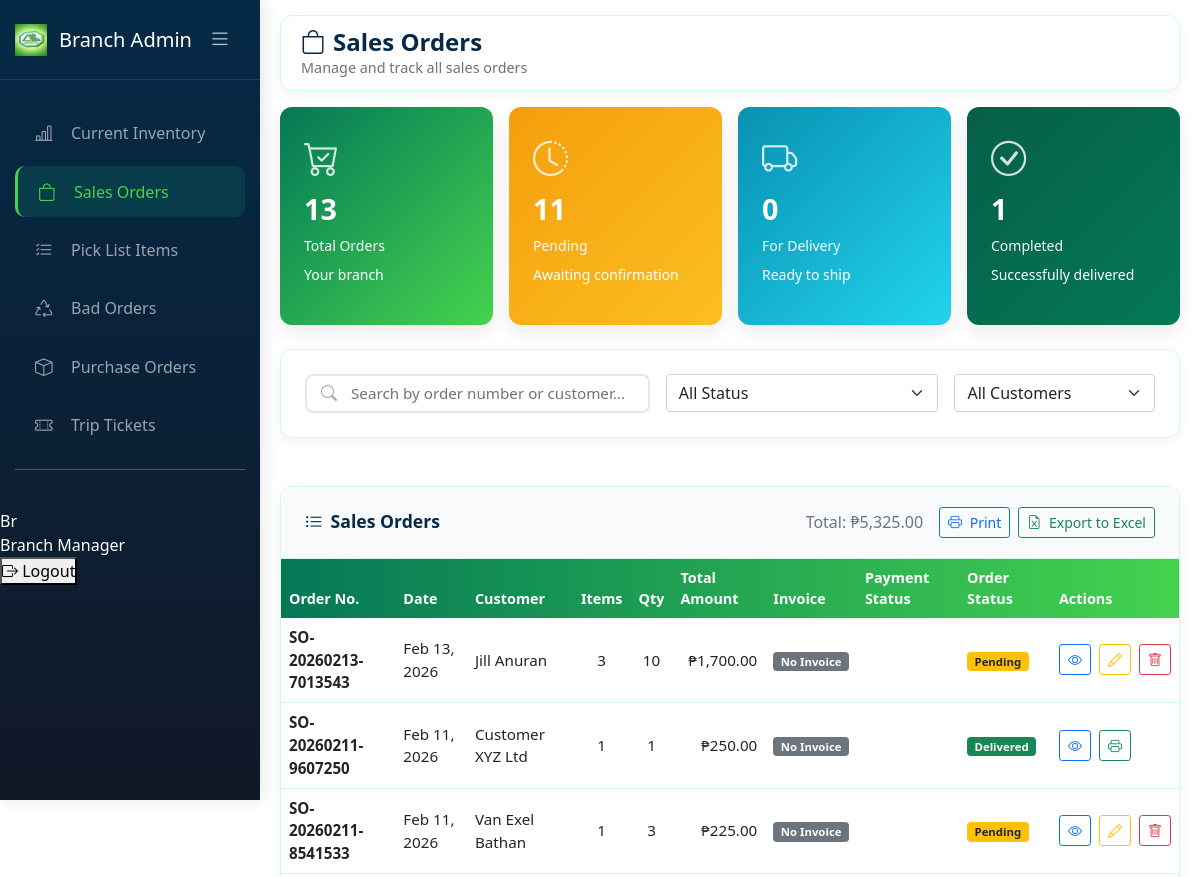
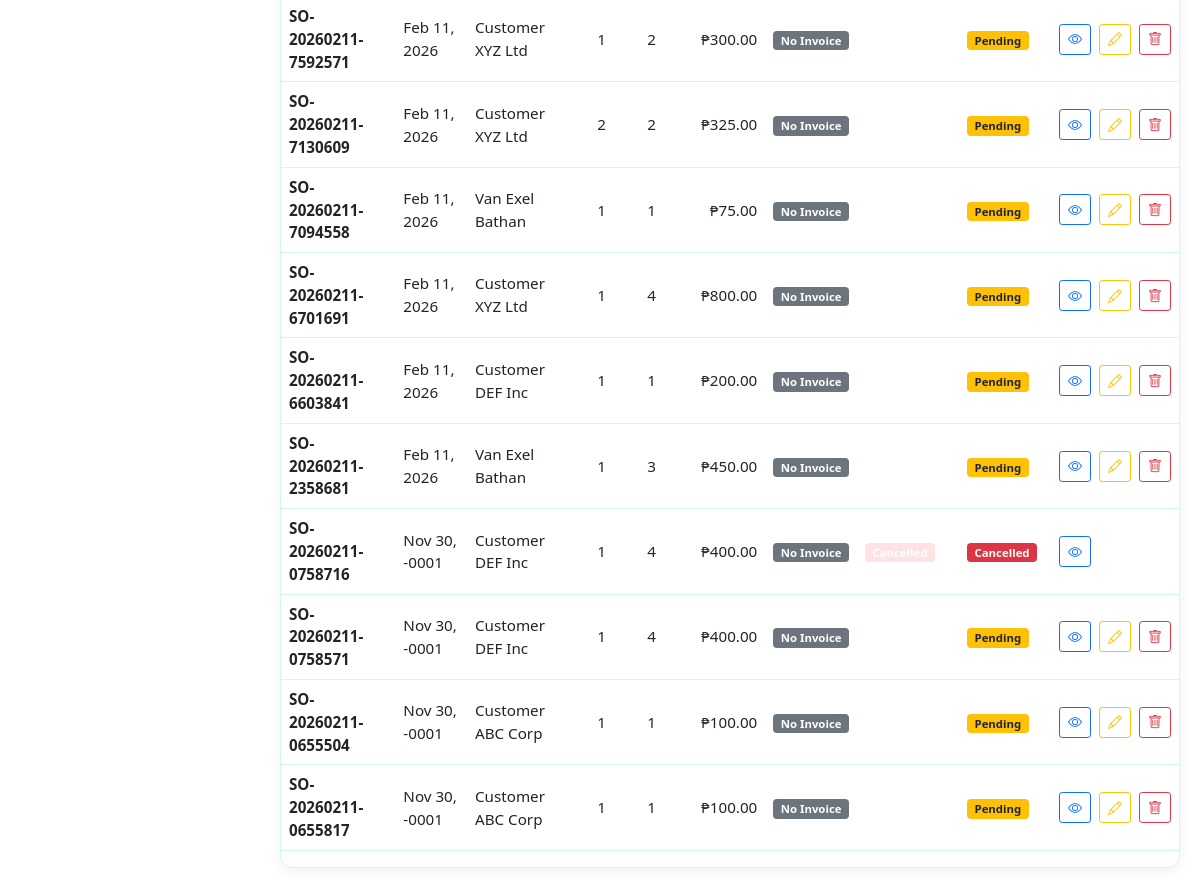
Before: /BranchAdmin/sales_order.php (signed in) with the older database file (2 pictures, top to bottom).
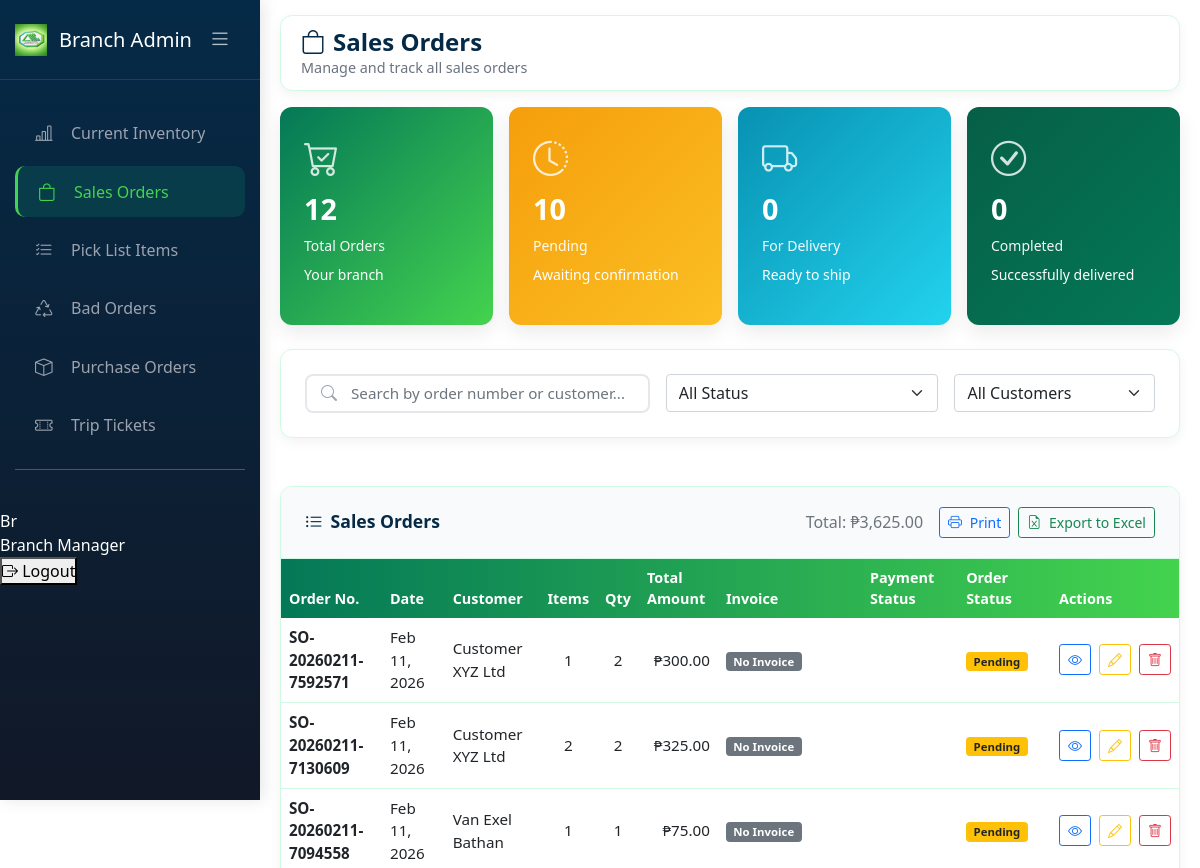
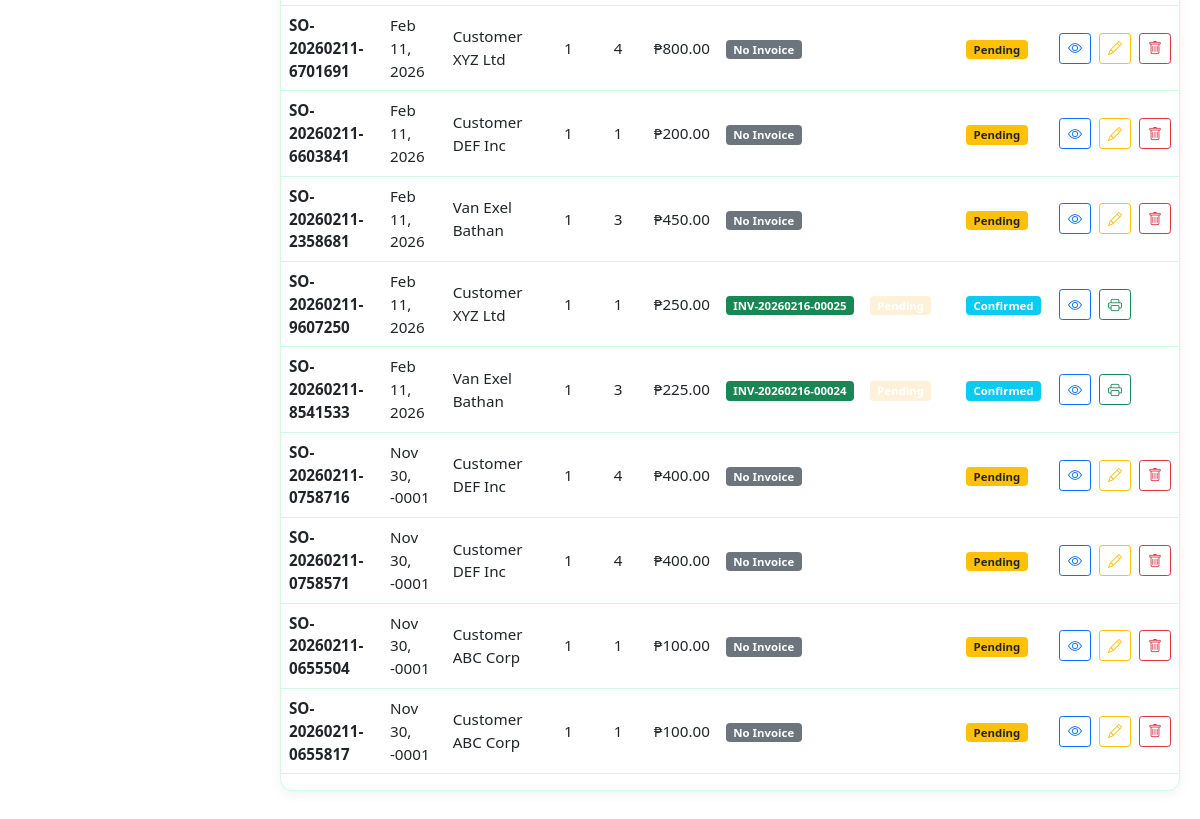
After: the same page with the newer database file (2 pictures, top to bottom).
### tables this page shows
CREATE TABLE `sales_orders` (
  `so_id` int(11) NOT NULL,
  `so_number` varchar(50) NOT NULL,
  `customer_id` int(11) NOT NULL,
  `branch_id` int(11) DEFAULT NULL,
  `order_date` datetime NOT NULL,
  `delivery_date` date DEFAULT NULL,
  `total_amount` decimal(12,2) NOT NULL,
  `order_status` enum('pending','confirmed','processing','ready','delivered','cancelled') DEFAULT 'pending',
  `created_by` int(11) NOT NULL,
  `created_at` timestamp NOT NULL DEFAULT current_timestamp(),
  `updated_at` timestamp NOT NULL DEFAULT current_timestamp() ON UPDATE current_timestamp()
);

CREATE TABLE `customers` (
  `customer_id` int(11) NOT NULL,
  `customer_name` varchar(100) NOT NULL,
  `customer_code` varchar(50) NOT NULL,
  `contact_person` varchar(100) DEFAULT NULL,
  `email` varchar(100) DEFAULT NULL,
  `phone_number` varchar(20) DEFAULT NULL,
  `address` varchar(255) DEFAULT NULL,
  `city` varchar(50) DEFAULT NULL,
  `longitude` decimal(10,6) DEFAULT NULL,
  `latitude` decimal(10,8) DEFAULT NULL,
  `credit_limit` decimal(12,2) DEFAULT 0.00,
  `credit_used` decimal(12,2) DEFAULT 0.00,
  `status` enum('active','inactive','suspended') DEFAULT 'active',
  `created_at` timestamp NOT NULL DEFAULT current_timestamp(),
  `updated_at` timestamp NOT NULL DEFAULT current_timestamp() ON UPDATE current_timestamp(),
  `branch_id` int(11) DEFAULT NULL
);

### BranchAdmin/sales_order.php (the view, shortened to what the changed rows need)
<?php
require_once '../config/database.php';
$branch_id = $_SESSION['branch_id'] ?? 0;
$view_all_branches = $_SESSION['view_all_branches'] ?? false;
$so_branch_column_exists = false;
$check_column = $conn->query("SHOW COLUMNS FROM sales_orders LIKE 'branch_id'");
if ($check_column && $check_column->num_rows > 0) {
    $so_branch_column_exists = true;
}
$invoice_so_column_exists = false;
$check_invoice_column = $conn->query("SHOW COLUMNS FROM invoices LIKE 'so_id'");
if ($check_invoice_column && $check_invoice_column->num_rows > 0) {
    $invoice_so_column_exists = true;
}
$branch_condition = "";
if ($so_branch_column_exists && !$view_all_branches) {
    $branch_condition = "AND so.branch_id = $branch_id";
}
$sales_query = "
    SELECT
        so.so_id,
        so.so_number,
        so.order_date,
        so.total_amount,
        so.order_status,
        so.branch_id,
        c.customer_name,
        c.customer_id,
        b.branch_name,
        COUNT(soi.so_item_id) as total_items,
        SUM(soi.quantity_ordered) as total_quantity,
        " . ($invoice_so_column_exists ? "inv.invoice_number, inv.status as invoice_status" : "NULL as invoice_number, NULL as invoice_status") . "
    FROM sales_orders so
    JOIN customers c ON so.customer_id = c.customer_id
    LEFT JOIN branches b ON so.branch_id = b.branch_id
    LEFT JOIN sales_order_items soi ON so.so_id = soi.so_id
    " . ($invoice_so_column_exists ? "LEFT JOIN invoices inv ON so.so_id = inv.so_id" : "") . "
    WHERE 1=1
    $branch_condition
    GROUP BY so.so_id
    ORDER BY so.order_date DESC, so.so_id DESC
";
$sales_result = $conn->query($sales_query);
$sales_orders = $sales_result->fetch_all(MYSQLI_ASSOC);
$total_orders = count($sales_orders);
$pending_orders = count(array_filter($sales_orders, fn($so) => $so['order_status'] === 'pending'));
$delivered_orders = count(array_filter($sales_orders, fn($so) => $so['order_status'] === 'delivered'));
$statTotalOrders = $total_orders;
$statPendingOrders = $pending_orders;
$statCompletedOrders = $delivered_orders;
function getOrderStatusBadge($status) {
    return match($status) {
        'pending' => 'badge bg-warning text-dark',
        'confirmed' => 'badge bg-info text-white',
        'processing' => 'badge bg-primary text-white',
        'ready' => 'badge bg-info text-white',
        'delivered' => 'badge bg-success text-white',
        'cancelled' => 'badge bg-danger text-white',
        default => 'badge bg-secondary text-white'
    };
}
function getOrderStatusText($status) {
    return match($status) {
        'pending' => 'Pending',
        'confirmed' => 'Confirmed',
        'processing' => 'Processing',
        'ready' => 'For Delivery',
        'delivered' => 'Delivered',
        'cancelled' => 'Cancelled',
        default => ucfirst($status)
    };
}
function getPaymentStatus($order_status, $invoice_status = null) {
    if ($order_status === 'cancelled') return ['status' => 'Cancelled', 'class' => 'badge-danger'];
    if ($invoice_status) {
        return match($invoice_status) {
            'paid' => ['status' => 'Paid', 'class' => 'badge-success'],
            'pending' => ['status' => 'Pending', 'class' => 'badge-warning'],
            'cancelled' => ['status' => 'Cancelled', 'class' => 'badge-danger'],
            default => ['status' => 'Pending', 'class' => 'badge-warning']
        };
    }
    return ['status' => 'No Invoice', 'class' => 'badge-secondary'];
}
function formatDate($dateStr) {
    $date = new DateTime($dateStr);
    return $date->format('M d, Y');
}
?>
<!DOCTYPE html>
<html lang="en">
<head>
    <link rel="stylesheet" href="../css/current_inventory.css">
    <link href="https://cdn.jsdelivr.net/npm/bootstrap@5.1.3/dist/css/bootstrap.min.css" rel="stylesheet">
    <link rel="stylesheet" href="https://cdn.jsdelivr.net/npm/bootstrap-icons@1.8.1/font/bootstrap-icons.css">
    <link href="https://cdn.jsdelivr.net/npm/sweetalert2@11/dist/sweetalert2.min.css" rel="stylesheet">
</head>
<body>
    <div id="appPage">
        <div class="main-content" id="mainContent">
            <div id="dashboardContent" class="page-content active" data-print-date="<?php echo date('F d, Y H:i:s'); ?>">
                <div class="navbar-top">
                    <div class="page-title">
                        <h2><i class="bi bi-bag me-2"></i>Sales Orders</h2>
                    </div>
                </div>
                <div class="row g-3 mb-4">
                    <div class="col-md-3">
                        <div class="stat-card total">
                            <i class="bi bi-cart-check stat-icon"></i>
                            <div class="stat-value"><?= $statTotalOrders ?></div>
                            <div class="stat-label">Total Orders</div>
                            <small class="d-block mt-2">
                                <?php if ($so_branch_column_exists && !$view_all_branches): ?>
                                    Your branch
                                <?php else: ?>
                                    All time sales orders
                                <?php endif; ?>
                            </small>
                        </div>
                    </div>
                    <div class="col-md-3">
                        <div class="stat-card pending">
                            <i class="bi bi-clock-history stat-icon"></i>
                            <div class="stat-value"><?= $statPendingOrders ?></div>
                            <div class="stat-label">Pending</div>
                            <small class="d-block mt-2">Awaiting confirmation</small>
                        </div>
                    </div>
                    <div class="col-md-3">
                        <div class="stat-card complete">
                            <i class="bi bi-check-circle stat-icon"></i>
                            <div class="stat-value"><?= $statCompletedOrders ?></div>
                            <div class="stat-label">Completed</div>
                            <small class="d-block mt-2">Successfully delivered</small>
                        </div>
                    </div>
                </div>
                <div class="data-table">
                    <div class="table-header d-flex justify-content-between align-items-center">
                        <div class="d-flex gap-2 align-items-center">
                            <span class="text-muted me-2">Total: ₱<?= number_format(array_sum(array_column($sales_orders, 'total_amount')), 2) ?></span>
                            <button class="btn btn-sm btn-outline-primary" onclick="printReport()">
                                <i class="bi bi-printer me-1"></i> Print
                            </button>
                            <button class="btn btn-sm btn-outline-success" onclick="exportToExcel()">
                                <i class="bi bi-file-earmark-excel me-1"></i> Export to Excel
                            </button>
                        </div>
                    </div>
                    <div class="table-responsive">
                        <table class="table custom-table" id="salesOrdersTable">
                            <thead>
                                <tr>
                                    <th>Order No.</th>
                                    <th>Date</th>
                                    <th>Customer</th>
                                    <th>Items</th>
                                    <th>Qty</th>
                                    <th>Total Amount</th>
                                    <th>Invoice</th>
                                    <th>Payment Status</th>
                                    <th>Order Status</th>
                                    <th>Actions</th>
                                </tr>
                            </thead>
                            <tbody id="salesOrdersTableBody">
                                <?php if (empty($sales_orders)): ?>
                                <tr>
                                    <td colspan="<?= ($so_branch_column_exists && $view_all_branches) ? '11' : '10' ?>" class="text-center py-4">
                                        <i class="bi bi-inbox fs-1 d-block text-muted mb-2"></i>
                                        <p class="text-muted mb-0">No sales orders found</p>
                                    </td>
                                </tr>
                                <?php else: ?>
                                    <?php foreach ($sales_orders as $order):
                                        $payment = getPaymentStatus($order['order_status'], $order['invoice_status'] ?? null);
                                    ?>
                                    <tr class="sales-order-row"
                                        data-id="<?= $order['so_id'] ?>"
                                        data-order-number="<?= htmlspecialchars($order['so_number']) ?>"
                                        data-customer="<?= htmlspecialchars($order['customer_name']) ?>"
                                        data-status="<?= $order['order_status'] ?>"
                                        data-date="<?= $order['order_date'] ?>"
                                        data-amount="<?= $order['total_amount'] ?>"
                                        data-items="<?= $order['total_items'] ?? 0 ?>"
                                        data-qty="<?= $order['total_quantity'] ?? 0 ?>"
                                        data-invoice="<?= htmlspecialchars($order['invoice_number'] ?? '') ?>"
                                        data-invoice-status="<?= $order['invoice_status'] ?? '' ?>">
                                        <td><strong><?= htmlspecialchars($order['so_number']) ?></strong></td>
                                        <td><?= formatDate($order['order_date']) ?></td>
                                        <td><?= htmlspecialchars($order['customer_name']) ?></td>
                                        <td class="text-center"><?= $order['total_items'] ?? 0 ?></td>
                                        <td class="text-center"><?= $order['total_quantity'] ?? 0 ?></td>
                                        <td class="text-end">₱<?= number_format($order['total_amount'] ?? 0, 2) ?></td>
                                        <td>
                                            <?php if ($order['invoice_number']): ?>
                                                <span class="badge bg-success"><?= htmlspecialchars($order['invoice_number']) ?></span>
                                            <?php else: ?>
                                                <span class="badge bg-secondary">No Invoice</span>
                                            <?php endif; ?>
                                        </td>
                                        <td>
                                            <span class="badge <?= $payment['class'] ?>"><?= $payment['status'] ?></span>
                                        </td>
                                        <td>
                                            <span class="<?= getOrderStatusBadge($order['order_status']) ?>">
                                                <?= getOrderStatusText($order['order_status']) ?>
                                            </span>
                                        </td>
                                        <td>
                                            <div class="action-buttons">
                                                <button class="btn btn-sm btn-outline-primary" onclick="viewOrder(<?= $order['so_id'] ?>)" title="View">
                                                    <i class="bi bi-eye"></i>
                                                </button>
                                                <?php if ($order['order_status'] == 'pending'): ?>
                                                    <button class="btn btn-sm btn-outline-warning" onclick="editOrder(<?= $order['so_id'] ?>)" title="Edit">
                                                        <i class="bi bi-pencil"></i>
                                                    </button>
                                                <?php elseif (in_array($order['order_status'], ['confirmed', 'processing', 'ready', 'delivered'])): ?>
                                                    <button class="btn btn-sm btn-outline-success" onclick="printOrder(<?= $order['so_id'] ?>)" title="Print Order">
                                                        <i class="bi bi-printer"></i>
                                                    </button>
                                                <?php endif; ?>
                                                <?php if ($order['order_status'] == 'pending'): ?>
                                                    <button class="btn btn-sm btn-outline-danger" onclick="deleteOrder(<?= $order['so_id'] ?>)" title="Delete">
                                                        <i class="bi bi-trash"></i>
                                                    </button>
                                                <?php endif; ?>
                                            </div>
                                        </td>
                                    </tr>
                                    <?php endforeach; ?>
                                <?php endif; ?>
                            </tbody>
                        </table>
                    </div>
                </div>
            </div>
        </div>
    </div>
</body>
</html>

Changed rows visible on the page:
removed sales_orders: so_number "SO-20260213-7013543", order_date "Feb 13, 2026", customer.customer_name "Jill Anuran", total_items "3", total_quantity "10", total_amount "1,700.00", shows "No Invoice", order_status "Pending"
changed sales_orders "SO-20260211-9607250": invoice_number (not shown) → "INV-20260216-00025"; order_status "Delivered" → "Confirmed"; no longer shows "No Invoice"; moves down the list
changed sales_orders "SO-20260211-8541533": invoice_number (not shown) → "INV-20260216-00024"; order_status "Pending" → "Confirmed"; no longer shows "No Invoice"; moves down the list
changed sales_orders "SO-20260211-0758716": order_status "Cancelled" → "Pending"; status "Cancelled" → (not shown)
Other visible differences:
$statTotalOrders: "13" → "12"
$statPendingOrders: "11" → "10"
$statCompletedOrders: "1" → "0"
array_sum(array_column($sales_orders, 'total_amount')): "5,325.00" → "3,625.00"
